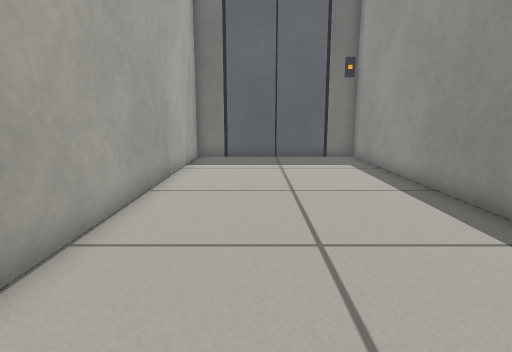
View 1 (above)

12 first-person views from a walk through a world built for the Gazebo simulator. The camera is 0.5 m above the floor, tilts 10° down and sees 75° across. The floor is counted in squares, 0.25 m on a side. Each view is taken from the middle of a square. On the plan, view 1 faces up. The plan holds only what a view shows up to about 18 squares ahead; the rest is blank.

View 2
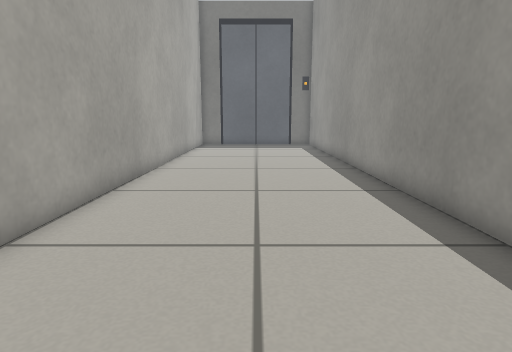

View 3
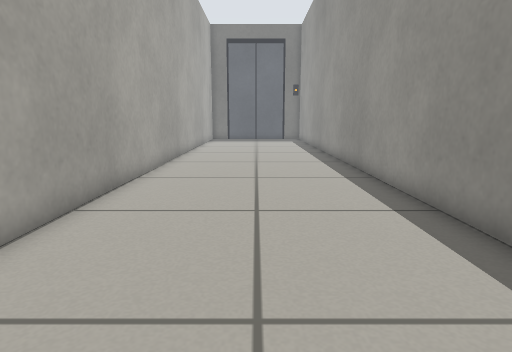

View 4
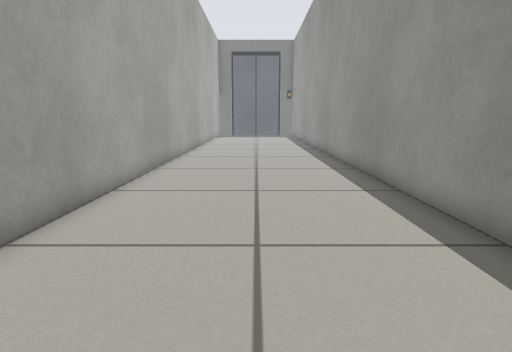

View 5
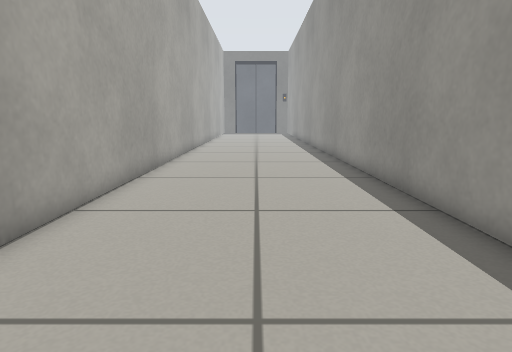

View 6
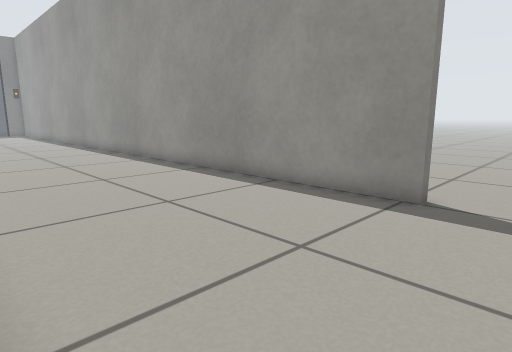

View 7
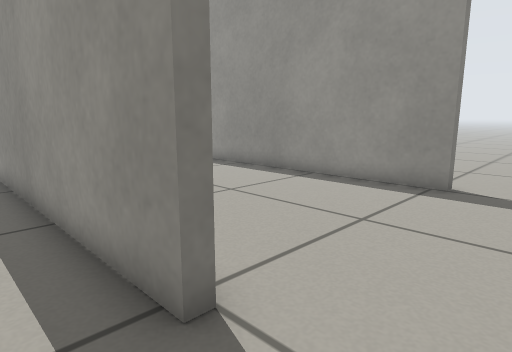

View 8
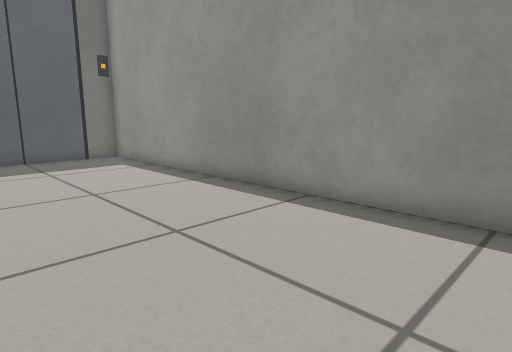

View 9
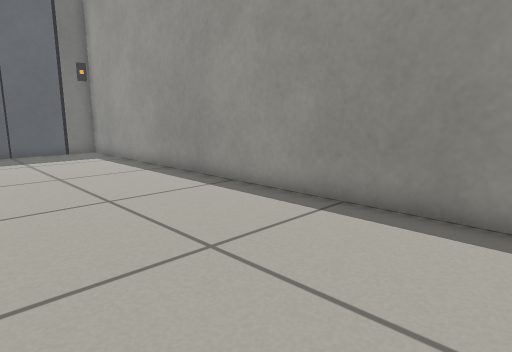

View 10
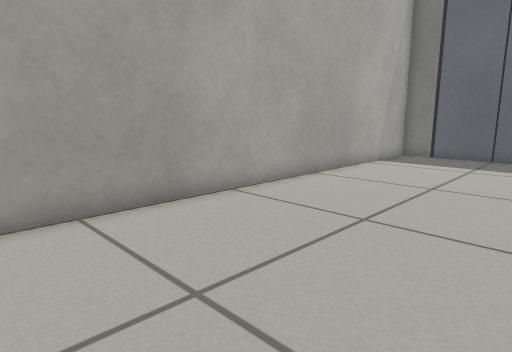

View 11
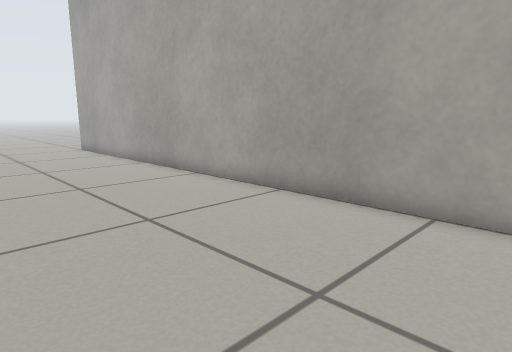

View 12
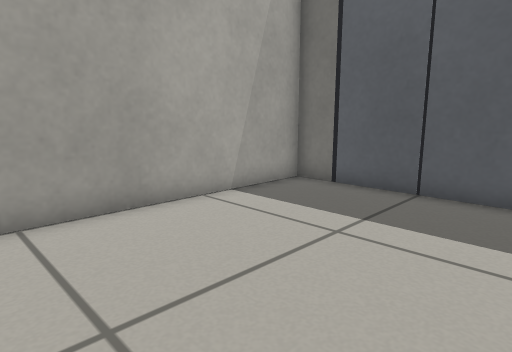

### Floor plan
Points are (right, up) in squares from view 1. A wall is a line through its corners. A room is listed if a view was taken in it or the views show most of it. See-through windows are left out.
Room 1 (views 1, 2, 3, 4, 5, 8, 9, 10, 11, 12)
walls: (5, -23.4) (5, 17) (3.5, 17); (-1.5, 17) (-3, 17) (-3, -21.1)
ways out: opening at (-3, -25) to room 2; opening at (5, -25) to room 2
Room 2 (views 6, 7)
walls: (5.5, -23.4) (5, -23.4); (-3.4, -23.4) (-3.4, -13.2)
low walls: (-2.9, -23.4) (-3.4, -23.4)
ways out: opening at (-3, -25) to room 1; opening at (5, -25) to room 1
objects: door leaf (2, 17)

Positions as (right, up) in squares from view 1, and headings:
1: (0, 0), facing up
2: (1, -8), facing up
3: (1, -14), facing up
4: (1, -20), facing up
5: (1, -26), facing up
6: (-3, -26), facing up-right
7: (-5, -26), facing up-right
8: (-2, 0), facing up-right
9: (-2, -3), facing up-right
10: (4, -1), facing up-left
11: (4, -1), facing down-left
12: (4, 8), facing up-left
